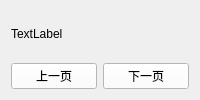
                     <widget class="QWidget" name="experiment_steps">
                      <property name="font">
                       <font>
                        <strikeout>false</strikeout>
                       </font>
                      </property>
                      <attribute name="title">
                       <string>实验步骤</string>
                      </attribute>
                      <layout class="QVBoxLayout" name="verticalLayout_8">
                       <item>
                        <widget class="QLabel" name="steps_img">
                         <property name="sizePolicy">
                          <sizepolicy hsizetype="Preferred" vsizetype="Preferred">
                           <horstretch>0</horstretch>
                           <verstretch>9</verstretch>
                          </sizepolicy>
                         </property>
                         <property name="text">
                          <string>TextLabel</string>
                         </property>
                        </widget>
                       </item>
                       <item>
                        <layout class="QHBoxLayout" name="horizontalLayout_5">
                         <item>
                          <widget class="QPushButton" name="pre_steps_page">
                           <property name="sizePolicy">
                            <sizepolicy hsizetype="Preferred" vsizetype="Preferred">
                             <horstretch>0</horstretch>
                             <verstretch>1</verstretch>
                            </sizepolicy>
                           </property>
                           <property name="styleSheet">
                            <string notr="true">background-color: rgb(255, 255, 255);</string>
                           </property>
                           <property name="text">
                            <string>上一页</string>
                           </property>
                          </widget>
                         </item>
                         <item>
                          <widget class="QPushButton" name="next_steps_page">
                           <property name="sizePolicy">
                            <sizepolicy hsizetype="Preferred" vsizetype="Preferred">
                             <horstretch>0</horstretch>
                             <verstretch>1</verstretch>
                            </sizepolicy>
                           </property>
                           <property name="styleSheet">
                            <string notr="true">background-color: rgb(255, 255, 255);</string>
                           </property>
                           <property name="text">
                            <string>下一页</string>
                           </property>
                          </widget>
                         </item>
                        </layout>
                       </item>
                      </layout>
                     </widget>
